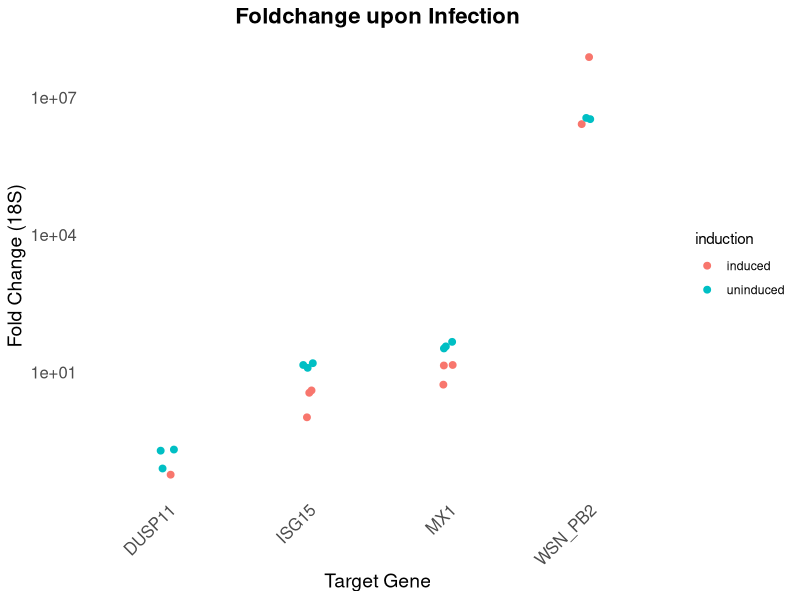
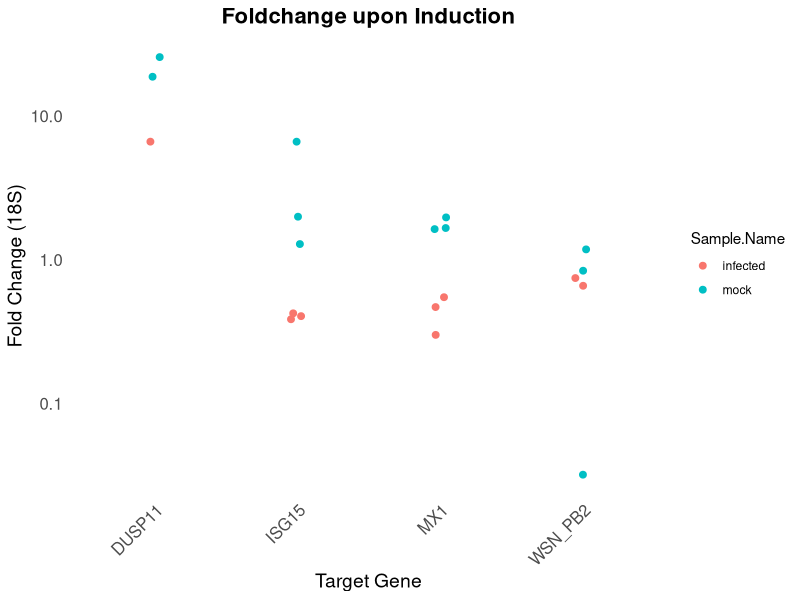
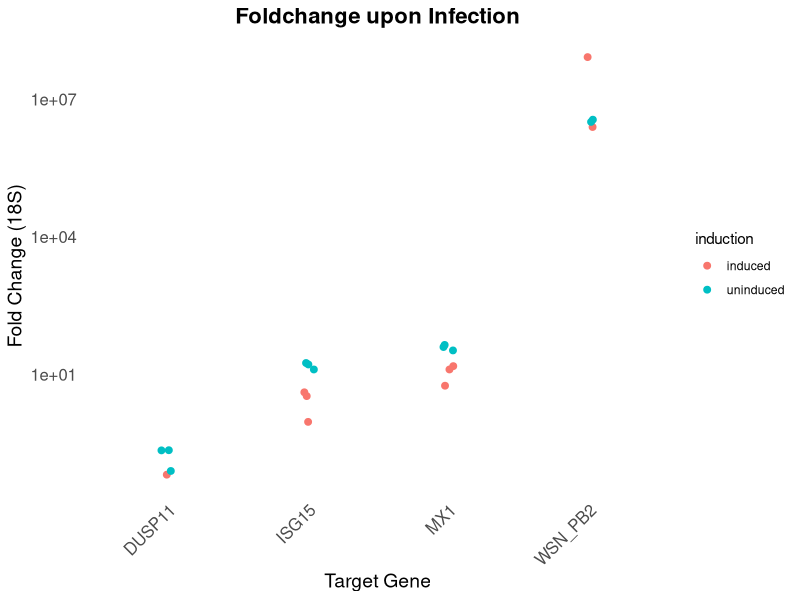
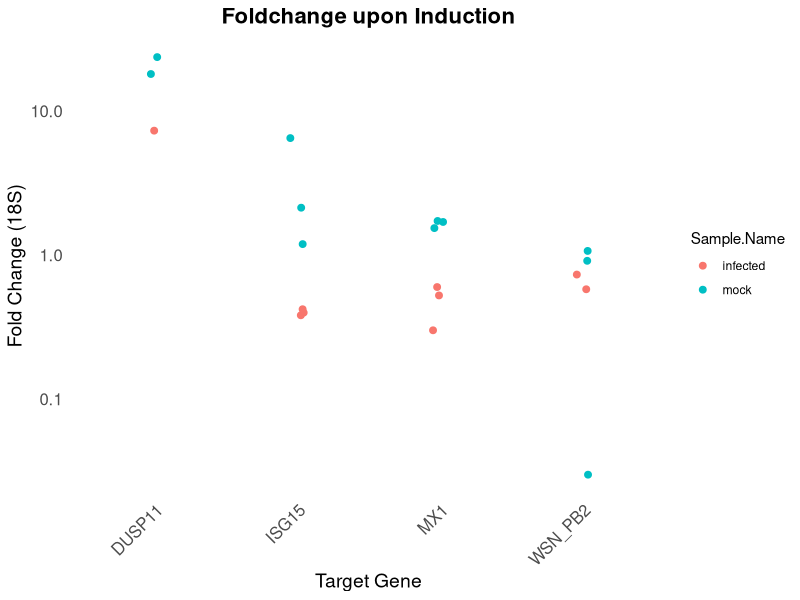

Recreate these plots in R, in order.
library(tidyverse)
library(dplyr)

df <- read.csv("rotations/2025-11-18_MR_ISG_DUSP11_filtered.csv")

# Calculate mean CT, pivot wider, and convert to numeric
data <- df %>%
  separate(Sample.Name, into = c("Sample.Name", "induction"), sep = "_") %>%
  group_by(Sample.Name, induction, Target.Name, Task) %>%
  summarise(CT = mean(CT, na.rm = TRUE), .groups = "drop")

# Separate induced vs uninduced, calc ddct and fc for each
# during infection (infected vs mock)

data_induced <- data %>%
  filter(induction == "induced") %>%
  pivot_wider(names_from = Target.Name, values_from = CT) %>%
  mutate(across(.cols = c("DUSP11", "ISG15", "MX1", "WSN_PB2"),
                .fns = ~ .x - RNA18S1,
                .names = "delta_ct_{.col}")) %>%
  pivot_longer(
    cols = starts_with("delta_ct_"),
    names_to = "Target",
    values_to = "delta_ct_induced",
    names_prefix = "delta_ct_"
  ) %>%
  select(Sample.Name, induction, Task, Target, delta_ct_induced) %>%
  pivot_wider(names_from = Sample.Name, values_from = delta_ct_induced, names_prefix = "delta_ct_") %>%
  mutate(ddct = delta_ct_infected - delta_ct_mock) %>%
  mutate(fc = 2^(-ddct))

data_uninduced <- data %>%
  filter(induction != "induced") %>%
  pivot_wider(names_from = Target.Name, values_from = CT) %>%
  mutate(across(.cols = c("DUSP11", "ISG15", "MX1", "WSN_PB2"),
                .fns = ~ .x - RNA18S1,
                .names = "delta_ct_{.col}")) %>%
  pivot_longer(
    cols = starts_with("delta_ct_"),
    names_to = "Target",
    values_to = "delta_ct_uninduced",
    names_prefix = "delta_ct_"
  ) %>%
  select(Sample.Name, induction, Task, Target, delta_ct_uninduced) %>%
  pivot_wider(names_from = Sample.Name, values_from = delta_ct_uninduced, names_prefix = "delta_ct_") %>%
  mutate(ddct = delta_ct_infected - delta_ct_mock) %>%
  mutate(fc = 2^(-ddct))

# Combine induced and uninduced data
ddct_infection <- bind_rows(data_induced, data_uninduced) %>%
  select(induction, Task, Target, ddct, fc)

# Separate into mock and infected, calc ddct and fc for each
# during induction (induced vs uninduced)

data_infected <- data %>%
  filter(Sample.Name == "infected") %>%
  pivot_wider(names_from = Target.Name, values_from = CT) %>%
  mutate(across(.cols = c("DUSP11", "ISG15", "MX1", "WSN_PB2"),
                .fns = ~ .x - RNA18S1,
                .names = "delta_ct_{.col}")) %>%
  pivot_longer(
    cols = starts_with("delta_ct_"),
    names_to = "Target",
    values_to = "delta_ct_infected",
    names_prefix = "delta_ct_"
  ) %>%
  select(Sample.Name, induction, Task, Target, delta_ct_infected) %>%
  pivot_wider(names_from = induction, values_from = delta_ct_infected, names_prefix = "delta_ct_") %>%
  mutate(ddct = delta_ct_induced - delta_ct_uninduced) %>%
  mutate(fc = 2^(-ddct))%>%
  mutate(log2fc = log2(fc))

data_mock <- data %>%
  filter(Sample.Name == "mock") %>%
  pivot_wider(names_from = Target.Name, values_from = CT) %>%
  mutate(across(.cols = c("DUSP11", "ISG15", "MX1", "WSN_PB2"),
                .fns = ~ .x - RNA18S1,
                .names = "delta_ct_{.col}")) %>%
  pivot_longer(
    cols = starts_with("delta_ct_"),
    names_to = "Target",
    values_to = "delta_ct_mock",
    names_prefix = "delta_ct_"
  ) %>%
  select(Sample.Name, induction, Task, Target, delta_ct_mock) %>%
  pivot_wider(names_from = induction, values_from = delta_ct_mock, names_prefix = "delta_ct_") %>%
  mutate(ddct = delta_ct_induced - delta_ct_uninduced) %>%
  mutate(fc = 2^(-ddct)) %>%
  mutate(log2fc = log2(fc))

ddct_induction <- bind_rows(data_infected, data_mock) %>%
  select(Sample.Name, Task, Target, ddct, fc, log2fc)

# Export to CSV
write.csv(ddct_infection, "rotations/2025-11-18_MR_ddct_infection_results.csv")
write.csv(ddct_induction, "rotations/2025-11-18_MR_ddct_induction_results.csv")

# Plot
p_infection <- ggplot(ddct_infection, aes(x = Target, y = fc, color = induction)) +
  geom_jitter(size = 2, width = 0.05, height = 0.05) +
  labs(title = "Foldchange upon Infection",
       x = "Target Gene",
       y = "Fold Change (18S)") +
  scale_y_log10() +
  theme_classic() +
  theme(axis.line = element_blank(),
        axis.ticks = element_blank(),
        axis.text.x = element_text(angle = 45, hjust = 1, size = 12),
        plot.title = element_text(hjust = 0.5, size = 16, face = "bold"),
        axis.title.x = element_text(size = 14),
        axis.title.y = element_text(size = 14),
        axis.text.y = element_text(size = 12))
print(p_infection)
ggsave("rotations/2025-11-18_MR_ddct_infection_plot.png", plot = p_infection, width = 10, height = 6, dpi = 300)

p_induction <- ggplot(ddct_induction, aes(x = Target, y = fc, color = Sample.Name)) +
  geom_jitter(size = 2, width = 0.05, height = 0.05) +
  labs(title = "Foldchange upon Induction",
       x = "Target Gene",
       y = "Fold Change (18S)") +
  scale_y_log10() +
  theme_classic() +
  theme(axis.line = element_blank(),
        axis.ticks = element_blank(),
        axis.text.x = element_text(angle = 45, hjust = 1, size = 12),
        plot.title = element_text(hjust = 0.5, size = 16, face = "bold"),
        axis.title.x = element_text(size = 14),
        axis.title.y = element_text(size = 14),
        axis.text.y = element_text(size = 12))
print(p_induction)
ggsave("rotations/2025-11-18_MR_ddct_induction_plot.png", plot = p_induction, width = 10, height = 6, dpi = 300)



